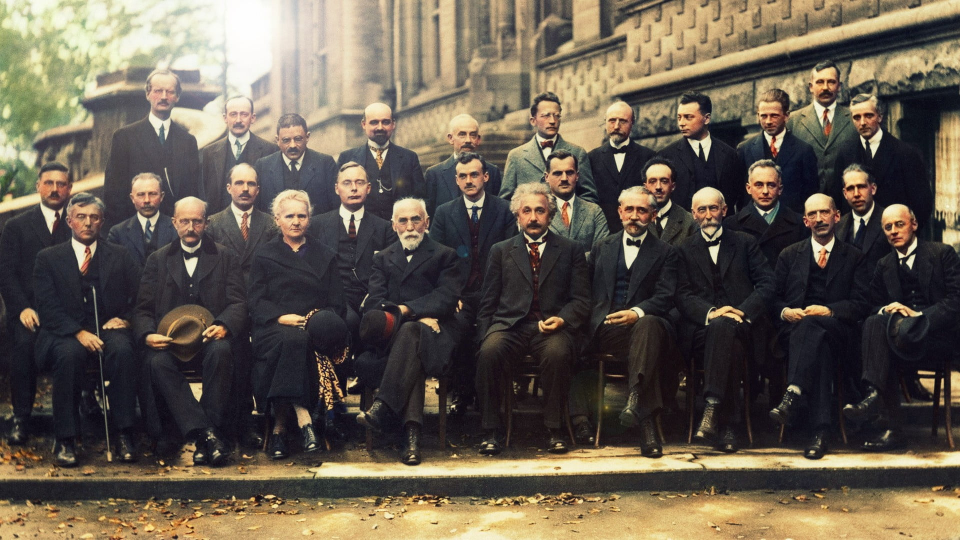
#> input picture data/wallpaperflare.com_wallpaper (1).jpg, 1920 x 1080 px, found by its file name (shown at 1/2 size)
$ python tutorial2.py
#> lines starting #> are read from the running program, lines starting #| are printed output that depends on the picture; after the words box and inside, x2 and y2 are one past the last pixel; in counts of white or black regions, pixels touching at a corner belong together
import cv2

#Loading an Image
img = cv2.imread('data\wallpaperflare.com_wallpaper (1).jpg',0)
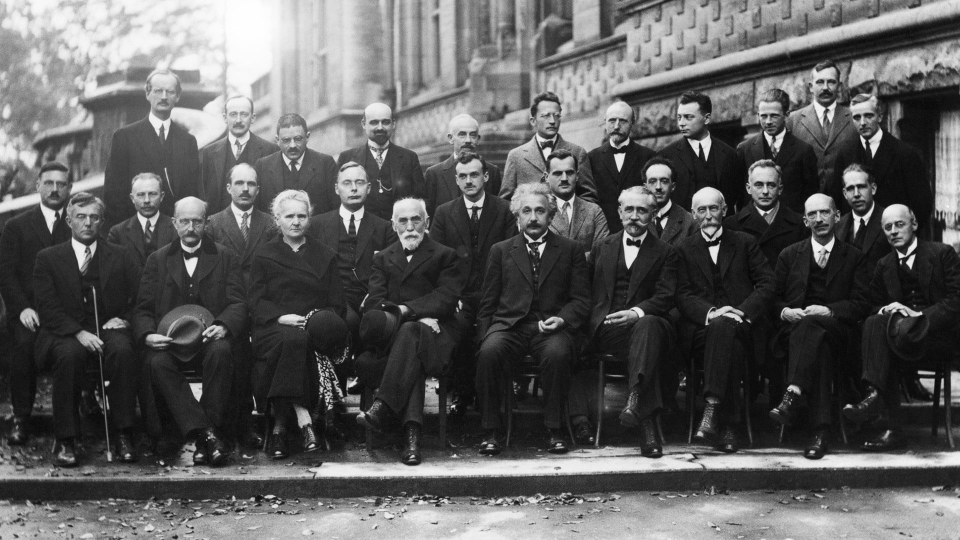
#> img: shape (1080, 1920) (shown at 1/2 size); min 1, max 255, mean 93.5
img = cv2.resize(img,(0,0),fx=0.5,fy=0.5)
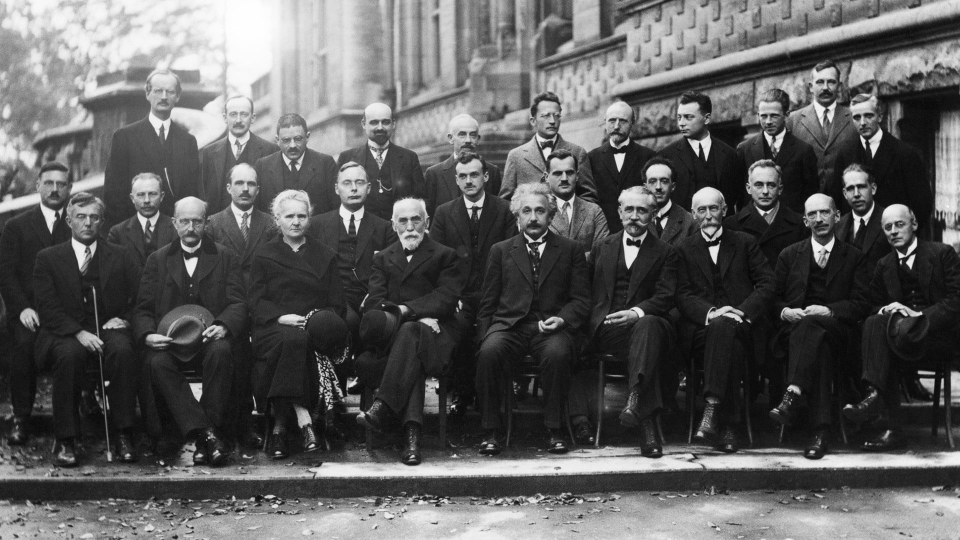
#> img: shape (540, 960); min 5, max 255, mean 93.6

img2 = img[400:, 800:]
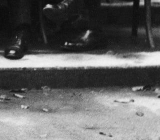
#> img2: shape (140, 160); min 11, max 243, mean 99.4
img[:140, 800:] = img2
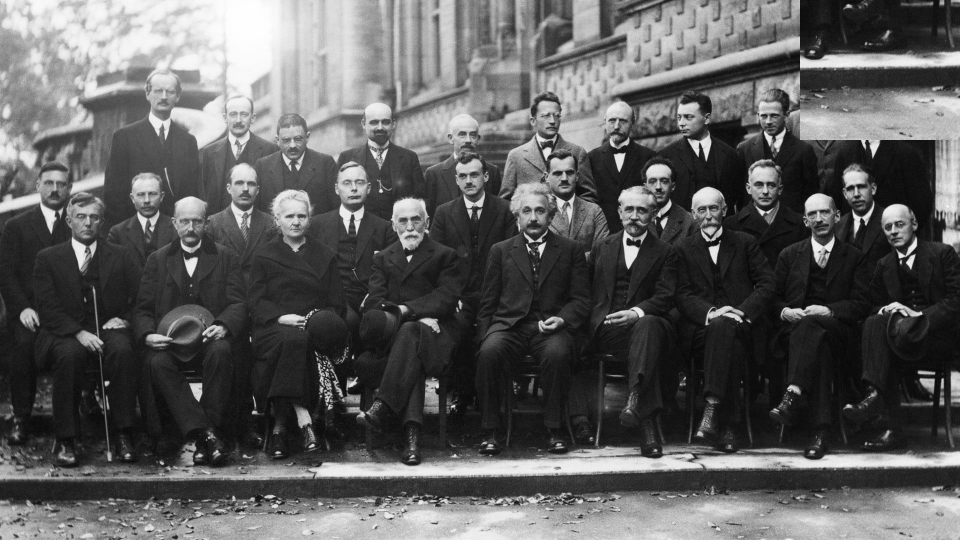
#> img: shape (540, 960); 4.3% of pixels changed, all inside (x1, y1, x2, y2) = (800, 0, 960, 140)
print(img.shape)
#| (540, 960)
cv2.imshow('Solvey COnference 1928',img)
cv2.waitKey(0)
cv2.destroyAllWindows()
